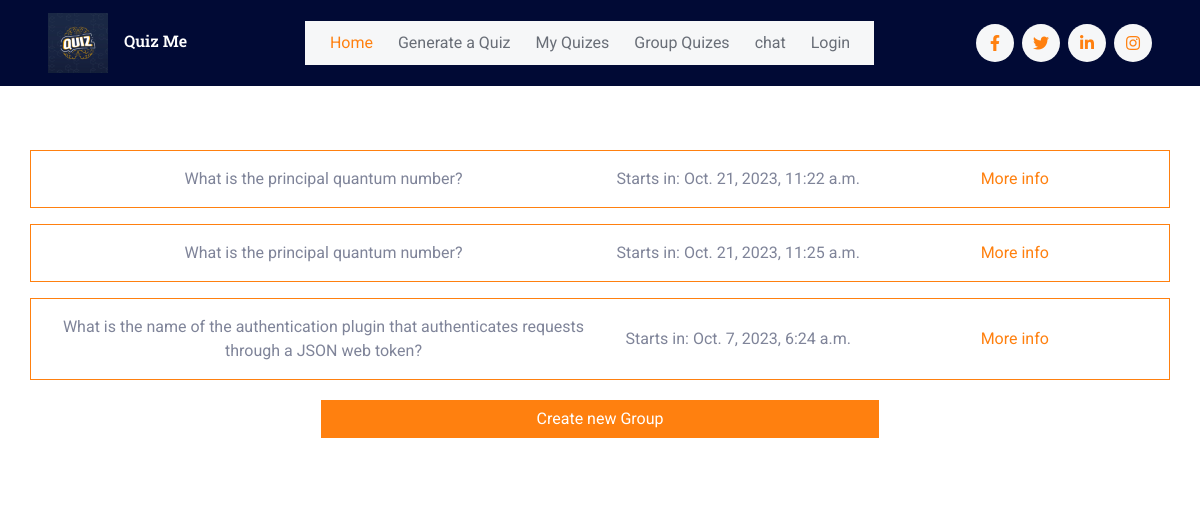
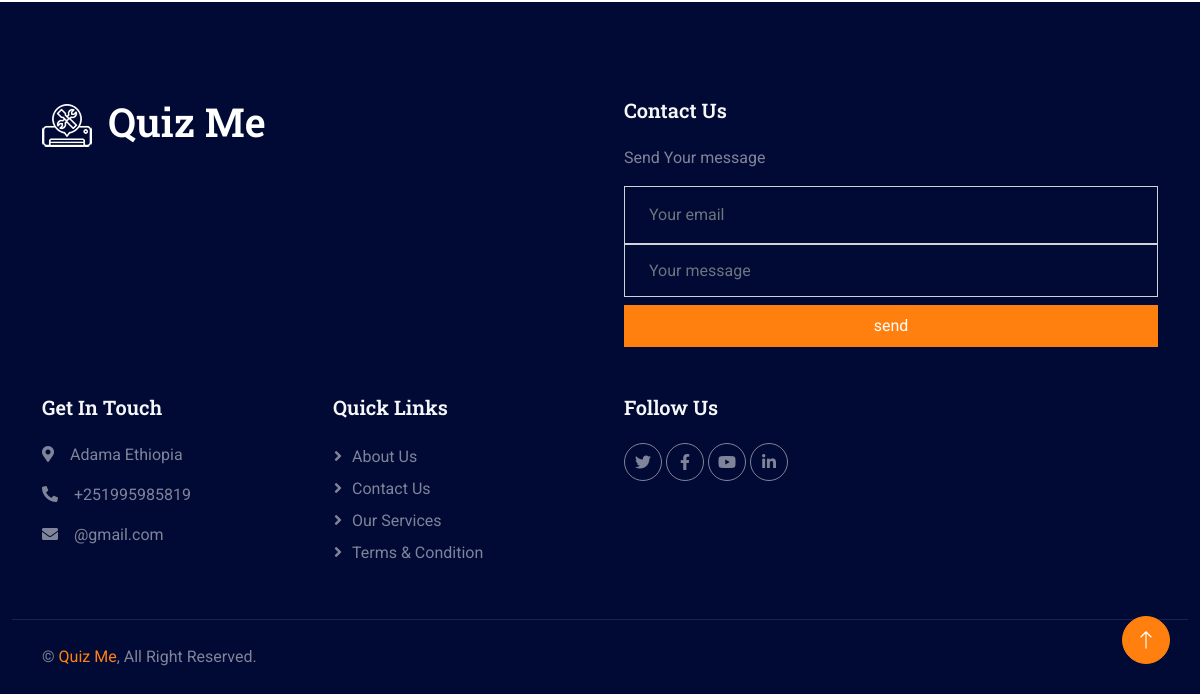
The page /my_group_quizzes (signed in) on the database as committed earlier (2 pictures, top to bottom).
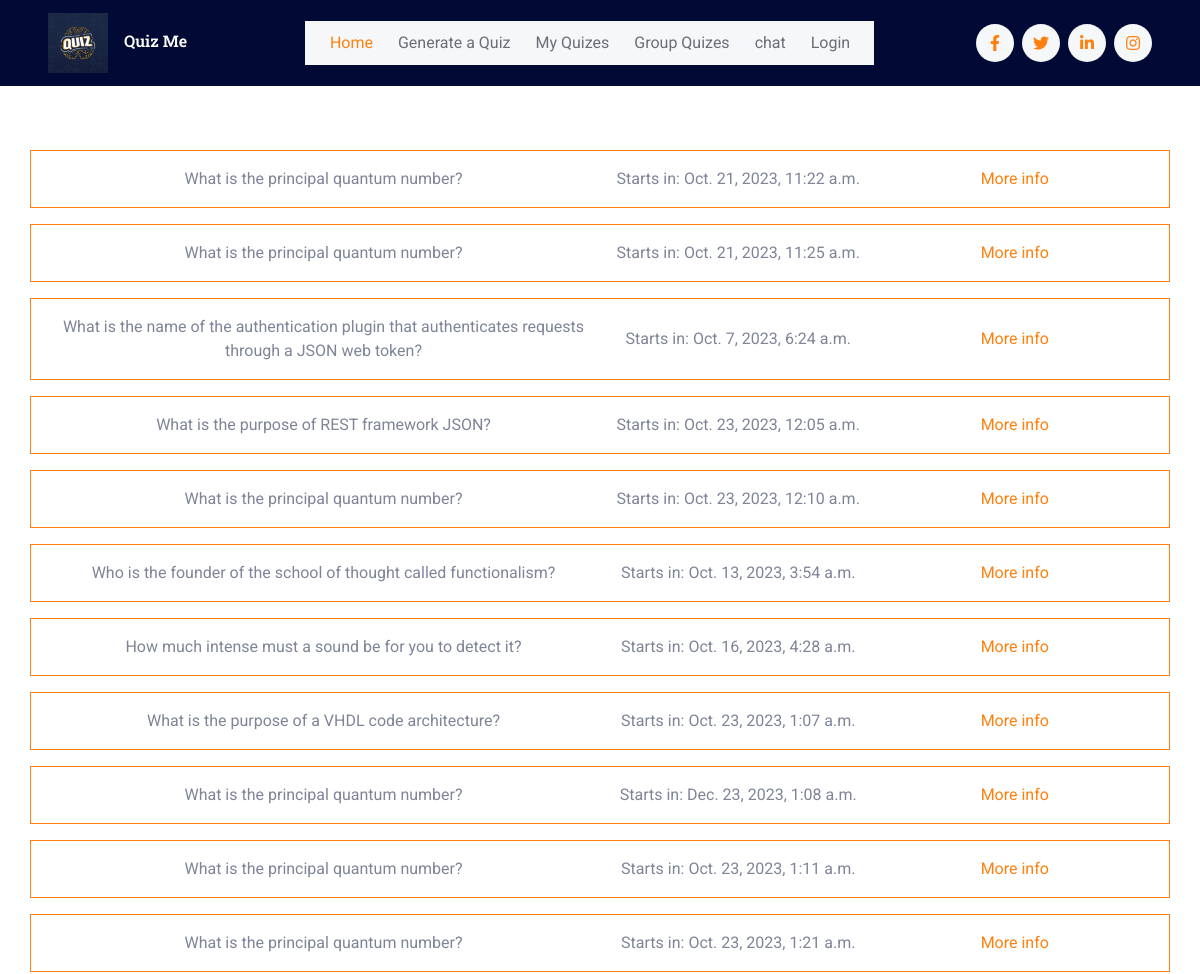
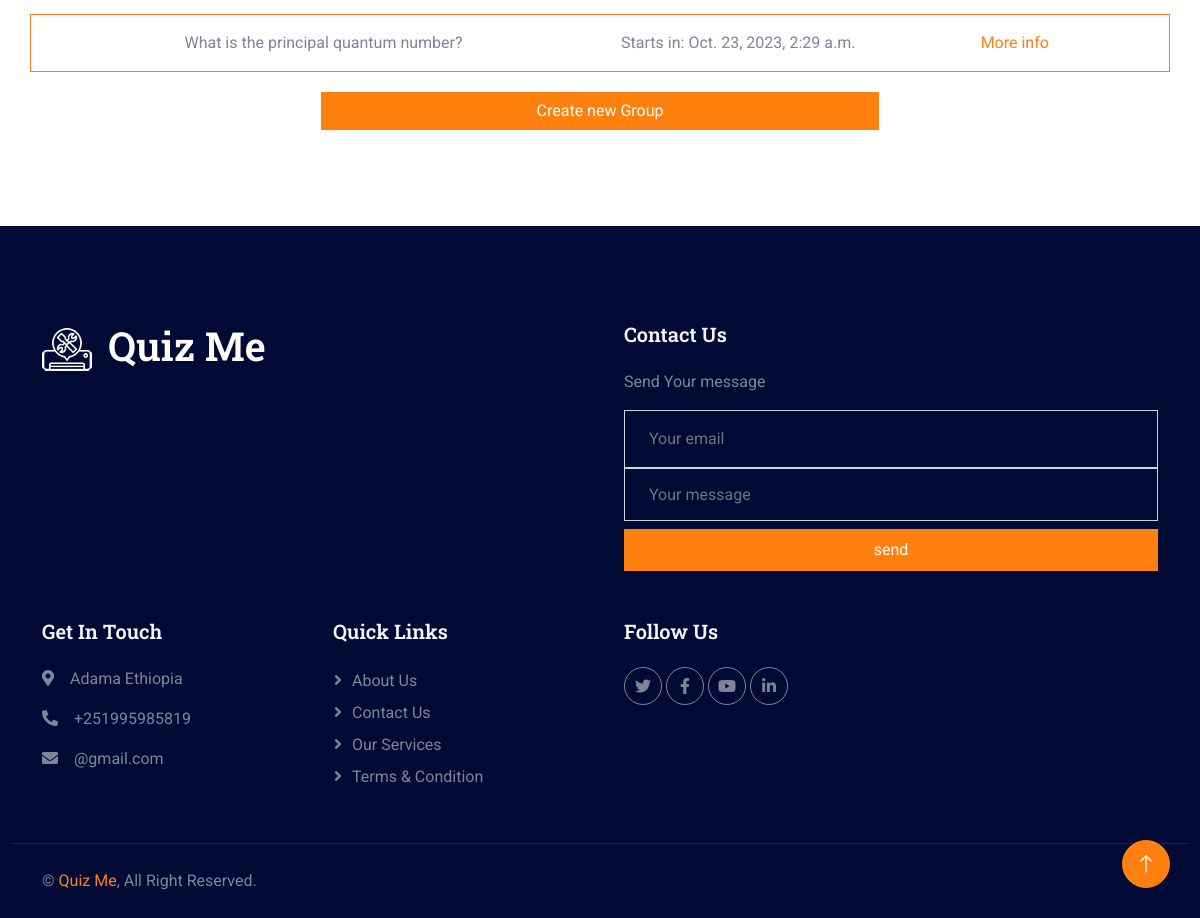
The same page on the database as committed later (2 pictures, top to bottom).
### quiz_app/models.py (models this page shows, shortened)
class GroupQuiz(models.Model):
    quiz = models.ForeignKey(Quiz, on_delete=models.CASCADE)
    start_time = models.DateTimeField()
    completed = models.BooleanField(default=False)
    joined_members = models.ManyToManyField(CustomUser, related_name="members")
    end_time = models.DateTimeField(null=True, blank=True)
    is_in_progress = models.BooleanField(default=False)
    created_by = models.ForeignKey(CustomUser, on_delete=models.CASCADE, null=True, blank=True)

class Quiz(models.Model):
    title = models.CharField(max_length=100, null=True, blank=True)
    size = models.IntegerField()
    generated_by = models.ForeignKey(CustomUser, on_delete=models.CASCADE)
    questions = models.TextField()
    user_score = models.IntegerField(default=0)

### quiz_app/views.py (the view)
# urls.py: path('my_group_quizzes', views.user_group_quizs, name="group_quizes"),
@login_required(login_url='login')
def user_group_quizs(request):
    user = request.user
    group_quizzes = GroupQuiz.objects.filter(joined_members=user)
    return render(request, "joined_group_quizes.html", {"group_quizes":group_quizzes})

### templates/joined_group_quizes.html
{% extends 'index2.html' %}
{% block content %}
{% load static %}
<body>
    <div class="container-xxl py-5 custom-container">
        <div class="container text-center">
            {% if group_quizes %}
            {% for quiz in group_quizes %}
            <div class="row border border-primary rounded p-3 mt-3 d-flex justify-content-center align-items-center">
                <div class="col-md-6">
                    {{ quiz.quiz.title }}
                </div>
                <div class="col-md-3">
                    Starts in: {{ quiz.start_time }}
                </div>
                <div class="col-md-3">
                    <a href="{%url 'group_quiz' quiz.id %}">More info</a>
                </div>
            </div>
            {% endfor %}
            {% else %}
            <h1>You haven't any groups quizzes yet.</h1>
            {% endif %}
            <Button onclick="window.location.href = '{%url 'create_group_quiz'%}';" class="btn btn-primary" style="margin-top:20px; width:50%">
                Create new Group
            </Button>
        </div>
    </div>
</body>
{% endblock content %}

### templates/index2.html (shortened to what this page needs)
{% load static %}
<!DOCTYPE html>
<html lang="en">
<head>
    <link href="https://cdnjs.cloudflare.com/ajax/libs/font-awesome/5.10.0/css/all.min.css" rel="stylesheet">
    <link href="https://cdn.jsdelivr.net/npm/bootstrap-icons@1.4.1/font/bootstrap-icons.css" rel="stylesheet">
    <link href="{% static 'lib/animate/animate.min.css" rel="stylesheet' %}">
    <link href="{% static 'lib/owlcarousel/assets/owl.carousel.min.css' %}" rel="stylesheet">
    <link href="{% static 'css/bootstrap.min.css' %}" rel="stylesheet">
    <link href="{% static 'css/style.css' %}" rel="stylesheet">
</head>
<body>
    <nav class="navbar navbar-expand-lg  sticky-top px-4 px-lg-5">
        <a href="{%url 'home' %}" class="navbar-brand d-flex align-items-center">
            <h6 class="m-0"><img class="img-fluid me-3" src="{% static 'img/icon/icon-02-primary.png' %}"  alt=""><h style="color:white">Quiz Me</h></h6>
        </a>
        <div class="collapse navbar-collapse" id="navbarCollapse">
            <div class="navbar-nav mx-auto bg-light pe-4 py-3 py-lg-0">
                <a href="{%url 'home' %}" class="nav-item nav-link active">Home</a>
                <a href="{%url 'upload' %}" class="nav-item nav-link">Generate a Quiz</a>
                <a href="{%url 'my_quizes'%}" class="nav-item nav-link">My Quizes</a>
                <a href="{%url 'group_quizes'%}" class="nav-item nav-link">Group Quizes</a>
                <a href="{%url 'chat' %}" class="nav-item nav-link">chat</a>
                {% if auth %}
                <a href="{%url 'register' %}" class="nav-item nav-link">Logout</a>
                {% else %}
                <a href="{%url 'register' %}" class="nav-item nav-link">Login</a>
                {% endif %}
            </div>
            <div class="h-100 d-lg-inline-flex align-items-center d-none">
                <a class="btn btn-square rounded-circle bg-light text-primary me-2" href=""><i class="fab fa-facebook-f"></i></a>
                <a class="btn btn-square rounded-circle bg-light text-primary me-2" href=""><i class="fab fa-twitter"></i></a>
                <a class="btn btn-square rounded-circle bg-light text-primary me-2" href=""><i class="fab fa-linkedin-in"></i></a>
                <a class="btn btn-square rounded-circle bg-light text-primary me-0" href=""><i class="fab fa-instagram"></i></a>
            </div>
        </div>
    </nav>
{% block content %}
{% endblock content %}
    <div class="container-fluid bg-dark footer mt-5 pt-5 wow fadeIn" data-wow-delay="0.1s">
        <div class="container py-5">
            <div class="row g-5">
                <div class="col-md-6">
                    <h1 class="text-white mb-4"><img class="img-fluid me-3" src="{% static 'img/icon/icon-02-light.png' %}" alt="">Quiz Me</h1>
                </div>
                <div class="col-md-6">
                    <h5 class="text-light mb-4">Contact Us</h5>
                    <p>Send Your message</p>
                    <div class="position-relative">
                        <input class="form-control bg-transparent w-100 py-3 ps-4 pe-5" type="text" placeholder="Your email">
                        <input type="text" class="form-control bg-transparent w-100 h-200 py-3 ps-4 pe-5" type="text" style="height:200%" placeholder="Your message">
                        <button type="button" class="btn btn-primary w-100 py-2 px-3  mt-2 me-2">send</button>
                    </div>
                </div>
                <div class="col-lg-3 col-md-6">
                    <h5 class="text-light mb-4">Get In Touch</h5>
                    <p><i class="fa fa-map-marker-alt me-3"></i>Adama Ethiopia</p>
                    <p><i class="fa fa-phone-alt me-3"></i>+251995985819</p>
                    <p><i class="fa fa-envelope me-3"></i>@gmail.com</p>
                </div>
                <div class="col-lg-3 col-md-6">
                    <h5 class="text-light mb-4">Quick Links</h5>
                    <a class="btn btn-link" href="">About Us</a>
                    <a class="btn btn-link" href="">Contact Us</a>
                    <a class="btn btn-link" href="">Our Services</a>
                    <a class="btn btn-link" href="">Terms & Condition</a>
                </div>
                <div class="col-lg-3 col-md-6">
                    <h5 class="text-light mb-4">Follow Us</h5>
                    <div class="d-flex">
                        <a class="btn btn-square rounded-circle me-1" href=""><i class="fab fa-twitter"></i></a>
                        <a class="btn btn-square rounded-circle me-1" href=""><i class="fab fa-facebook-f"></i></a>
                        <a class="btn btn-square rounded-circle me-1" href=""><i class="fab fa-youtube"></i></a>
                        <a class="btn btn-square rounded-circle me-1" href=""><i class="fab fa-linkedin-in"></i></a>
                    </div>
                </div>
            </div>
        </div>
        <div class="container-fluid copyright">
            <div class="container">
                <div class="row">
                    <div class="col-md-6 text-center text-md-start mb-3 mb-md-0">
                        &copy; <a href="#">Quiz Me</a>, All Right Reserved.
                    </div>
                </div>
            </div>
        </div>
    </div>
    <a href="#" class="btn btn-lg btn-primary btn-lg-square rounded-circle back-to-top"><i class="bi bi-arrow-up"></i></a>
</body>
</html>

### static/css/style.css (style rules this page uses)
:root { --primary: #FF800F; --secondary: #001064; --light: #F6F7F8; --dark: #010A35; }
.back-to-top { position: fixed; display: none; right: 30px; bottom: 30px; z-index: 99; }
body { overflow-x: hidden; }
.btn { transition: .5s; }
.btn.btn-primary, .btn.btn-outline-primary:hover, .btn.btn-secondary, .btn.btn-outline-secondary:hover { color: #FFFFFF; }
.btn-square { width: 38px; height: 38px; }
.btn-lg-square { width: 48px; height: 48px; }
.btn-square, .btn-sm-square, .btn-lg-square { padding: 0; display: flex; align-items: center; justify-content: center; font-weight: normal; }
.navbar.sticky-top { top: -100px; transition: .5s; }
.navbar .navbar-brand img { max-height: 60px; }
.navbar .navbar-nav .nav-link { margin-left: 25px; padding: 10px 0; color: #696E77; font-weight: 400; outline: none; }
nav { background-color: var(--dark); }
.navbar .navbar-nav .nav-link:hover, .navbar .navbar-nav .nav-link.active { color: var(--primary); }
.footer { color: #7F8499; }
.footer .btn.btn-link { display: block; margin-bottom: 5px; padding: 0; text-align: left; color: #7F8499; font-weight: normal; text-transform: capitalize; transition: .3s; }
.footer .btn.btn-link::before { position: relative; content: "\f105"; font-family: "Font Awesome 5 Free"; font-weight: 900; color: #7F8499; margin-right: 10px; }
.footer .btn.btn-square { color: #7F8499; border: 1px solid #7F8499; }
.footer .copyright { padding: 25px 0; border-top: 1px solid rgba(256, 256, 256, .1); }
.footer .copyright a { color: var(--primary); }

Rows that differ between the two databases and show on the page:
added GroupQuiz: quiz "What is the purpose of REST framework JSON?", start_time "Oct. 23, 2023, 12:05 a.m."
added GroupQuiz: quiz "What is the principal quantum number?", start_time "Oct. 23, 2023, 12:10 a.m."
now on this page (row unchanged): GroupQuiz: quiz "Who is the founder of the school of thought called functionalism?", start_time "Oct. 13, 2023, 3:54 a.m."
now on this page (row edited): GroupQuiz: quiz "How much intense must a sound be for you to detect it?", start_time "Oct. 16, 2023, 4:28 a.m."
added GroupQuiz: quiz "What is the purpose of a VHDL code architecture?", start_time "Oct. 23, 2023, 1:07 a.m."
added GroupQuiz: quiz "What is the principal quantum number?", start_time "Dec. 23, 2023, 1:08 a.m."
added GroupQuiz: quiz "What is the principal quantum number?", start_time "Oct. 23, 2023, 1:11 a.m."
added GroupQuiz: quiz "What is the principal quantum number?", start_time "Oct. 23, 2023, 1:21 a.m."
added GroupQuiz: quiz "What is the principal quantum number?", start_time "Oct. 23, 2023, 2:29 a.m."
